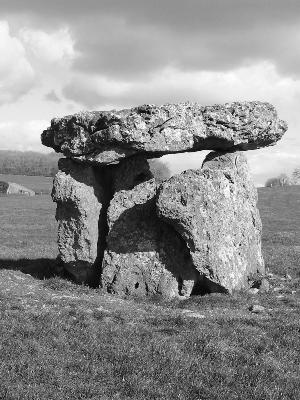
%> input picture 3D Graphics and Gaussian/ex4/ex4.jpg, 300 x 400 px
$ octave Ex4.m   (GNU Octave 9; MATLAB toolbox functions it lacks are replaced by stand-ins)
%> lines starting %> are read from the running program, lines starting %| are printed output that depends on the picture
k = fspecial('gaussian', 6, 1);
image = imread('ex4.jpg');
%> image is the input picture: size 400x300 uint8; min 0, max 255, mean 140.4

filtered = imfilter(image, k);
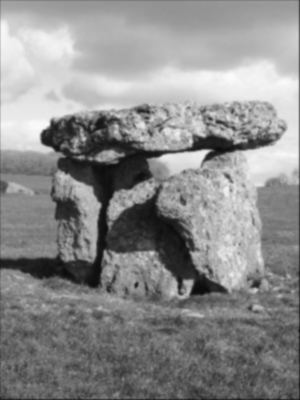
%> filtered: size 400x300 uint8; min 10, max 252, mean 139.7
[r,c,d] = size(filtered);
%> r = 400; c = 300; d = 1
difference = zeros(r,c);

newImage = image;

for row = 1:r
    for col = 1:c
        difference(row,col) = abs(image(row,col) - filtered(row,col));
        if  difference(row,col) < 50
            newImage(row,col) = filtered(row,col);
        end
    end
end
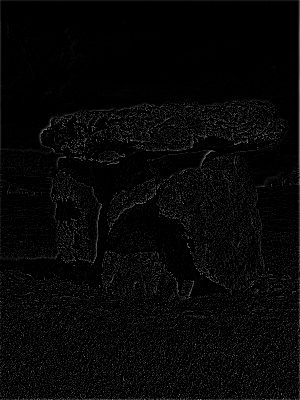
%> difference: size 400x300 double; min 0, max 145, mean 7
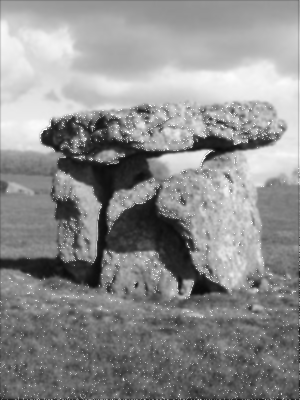
%> newImage: size 400x300 uint8; min 10, max 255, mean 141.4

imshow(newImage);
imwrite(newImage, 'ex4-t.jpg');
